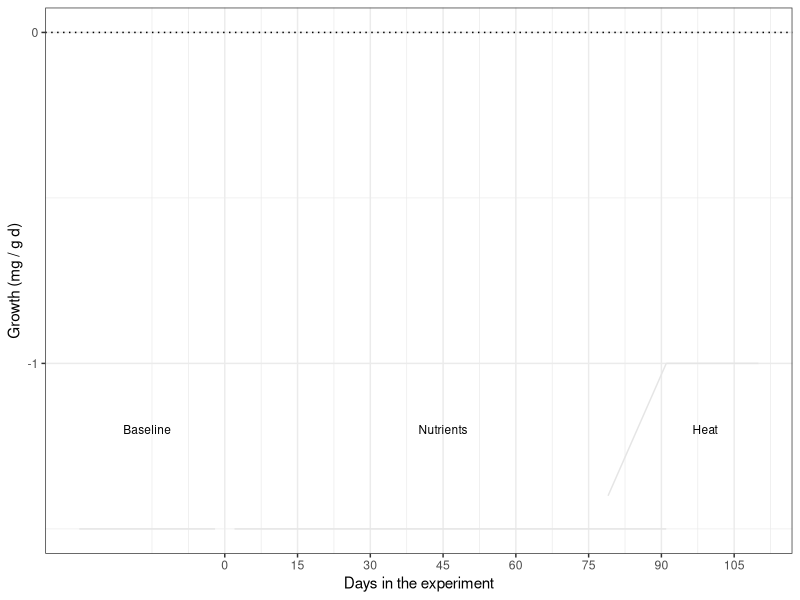

Write the R code that produced this figure. (Note: this script raises an error after producing the figure.)
## ---- chunk 1
knitr::opts_chunk$set(echo = TRUE, warning=FALSE, message=FALSE)
## ---- chunk 2

# Load all libraries and sources required to run the script
    library(tidyverse)
    library(ggthemes)
    library(lmerTest)
    library(emmeans)
    library(multcomp)

# Default ggplot settings

    Fill.colour<-scale_colour_manual(values = c("black", "gray70", "gray35"))

    ggthe_bw<-theme(plot.background=element_blank(),
          panel.grid.major.y = element_blank(),
          panel.grid.major.x = element_blank(),
          panel.grid.minor.x = element_blank(),
          panel.grid.minor.y = element_blank(),
          legend.box.background = element_rect(),
          panel.background =element_rect(fill = NA, color = "black")
          )+
    theme_bw()
## ---- chunk 3
# Import data: 

  ## Growth long
    BW.Tall<-read.csv("GrowthOnly2.csv", header = TRUE)
    BW.Tall<-subset(BW.Tall, Gen!="F")
    
  ## Genotype information
    MOTE<-read.csv("Genotype_Info.csv", header = TRUE)
    BW.Tall<-merge(BW.Tall, MOTE, by="Gen", all.x=TRUE)
    
  ## Data type  
    BW.Tall$Initial.Date<-as.Date(BW.Tall$Initial.Date, "%Y-%m-%d")
    BW.Tall$Final.Date<-as.Date(BW.Tall$Final.Date, "%Y-%m-%d")
    BW.Tall$Days<-(as.numeric(as.Date(BW.Tall$Final.Date))-17485)
    BW.Tall$Day<-(as.factor(BW.Tall$Days))
    BW.Tall$TimePoint[BW.Tall$Day=="-28"]<-"3"
    BW.Tall$TimePoint[BW.Tall$Day=="-7"]<-"4"
    BW.Tall$TimePoint[BW.Tall$Day=="28"]<-"9"
    BW.Tall$TimePoint[BW.Tall$Day=="62"]<-"11"
    BW.Tall$TimePoint[BW.Tall$Day=="75"]<-"13"
    BW.Tall$TimePoint[BW.Tall$Day=="91"]<-"16"
    BW.Tall$TimePoint[BW.Tall$Day=="100"]<-"17"
    BW.Tall$TimePoint[BW.Tall$Day=="113"]<-"22"
    
    BW.Tall$Treatment <- as.character(BW.Tall$Treatment)
    BW.Tall$Treatment[BW.Tall$Treatment == "Control"] <- "Ambient"
    BW.Tall$Treatment[BW.Tall$Treatment == "NP"] <- "N+P"
    BW.Tall$Treatment <- as.factor(BW.Tall$Treatment)
    
    BW.Tall$Colony <- as.factor(BW.Tall$Gen)
    BW.Tall$SampleID <- paste("A.cer", BW.Tall$Fra, BW.Tall$TimePoint, sep = "_")
  
    BW.Initial<-subset(BW.Tall, Initial.Date=="2017-08-30")
    BW.Control<-subset(BW.Tall, Treatment=="Ambient")
    BW.Control<-subset(BW.Control, Days<80)
    BW.nutrients<-subset(BW.Tall, Days>-10)
    BW.nutrients<-subset(BW.nutrients, Days<113)
    
  ## Remove recovery data points
    BW.Tall<-subset(BW.Tall, Initial.Date!="2017-10-18")
    BW.Tall<-subset(BW.Tall, Initial.Date!="2018-02-23") # After heat stress
  
## ---- chunk 4
# Treatment effect over time
    BW_Treat<- ggplot(BW.Tall, aes (Days, dBW.g, shape=factor(Treatment),
                                    colour=factor(Treatment))) + 
      ggthe_bw + Fill.colour+
      stat_summary(fun.data = "mean_cl_boot", geom = "errorbar",
                   position=position_dodge(width=5))+
      stat_summary(fun.y=mean, geom="line", 
                   position=position_dodge(width=5), linetype=2) +
      stat_summary(fun.y=mean, geom="point", size =2,
                   position=position_dodge(width=5))  + 
  
      geom_hline(yintercept = 0, linetype=3)+
      
      scale_x_continuous(name="Days in the experiment", 
                         breaks = seq(0, 115, by=15)) +
      scale_y_continuous(name="Growth (mg / g d)", 
                         breaks = seq(-1, 4, by=1)) +
    
    theme(legend.position=c(0.2, 0.5),
        legend.title = element_blank(), 
        strip.background =element_rect(fill=NA)) +

    annotate("segment", x = -30, xend = -2, y = -1.5, yend = -1.5,
              colour = "gray90")+
    annotate("text", x = -16, y = -1.2, label = "Baseline", size=3)+
  
    annotate("segment", x = 2, xend = 91, y = -1.5, yend = -1.5,
              colour = "gray90")+
    annotate("text", x = 45, y = -1.2, label = "Nutrients", size=3)+
  
    annotate("segment", x = 79, xend = 91, y = -1.4, yend = -1,
              colour = "gray90")+
  
    annotate("segment", x = 91, xend = 110, y = -1, yend = -1,
              colour = "gray90")+
    annotate("text", x = 99, y = -1.2, label = "Heat", size=3)
  BW_Treat
  
# ggsave(file="Figure2_BW.svg", plot=BW_Treat, dpi = 300, units="in", width=3.5, height=3.0)
## ---- chunk 5
BW_Colony<- ggplot(BW.Tall, aes (Days, dBW.g, shape=factor(Treatment),
                                    colour=factor(Treatment))) + ggthe_bw + Fill.colour+
      stat_summary(fun.data = "mean_cl_boot", geom = "errorbar",
                   position=position_dodge(width=5))+
      stat_summary(fun.y=mean, geom="line", 
                   position=position_dodge(width=5), linetype=1) +
      stat_summary(fun.y=mean, geom="point", size =2,alpha=0.8,
                   position=position_dodge(width=5))  + 
      ylab("Growth (mg/ g d)") +
      
      scale_x_continuous(name="Days in the experiment", 
                         breaks = seq(0, 115, by=15)) +
    theme(legend.position="bottom",
        legend.title = element_blank(), 
        strip.background =element_rect(fill=NA))

BW_Colony + facet_grid(MoteGen~.)
BW_Colony + facet_grid(~MoteGen)
BW_Colony + facet_wrap(MoteGen~.)


BW_ColonyT<- ggplot(BW.Tall, aes (Days, dBW.g, colour=MoteGen)) +   
  stat_summary(fun.data = "mean_cl_boot",geom = "errorbar", width = 0.8)+
  stat_summary(fun.y=mean, geom="point", size =2, alpha=0.5) +
  stat_summary(fun.y=mean, geom="line") + ggthe_bw + facet_grid (~Treatment)  
BW_ColonyT
## ---- chunk 6
BW_Init<- ggplot(BW.Initial, aes (MoteGen, dBW.g)) +
  stat_summary(fun.data = "mean_cl_boot",geom = "errorbar", width = 0.2) +
  stat_summary(fun.y=mean, geom="point", size =3, alpha=0.5) + ggthe_bw +
  scale_y_continuous(name="Change in buoyant weight (mg/day*initial weight)",
                     limits = c(1,6),
                     breaks = seq(1, 6, by=1))
BW_Init

BW_Colony_Control<- ggplot(BW.Control, aes (Days, dBW.g, colour=MoteGen)) +
  stat_summary(fun.data = "mean_cl_boot",geom = "errorbar", width = 0.2) +
  stat_summary(fun.y=mean, geom="point", size =3, alpha=0.5) +
  stat_summary(fun.y=mean, geom="line") + ggthe_bw + geom_jitter()
BW_Colony_Control

## ---- chunk 7
BW <- ggplot(BW.nutrients, aes(Days, dBW.g, colour=factor(Treatment))) +
          stat_summary(fun.data = "mean_cl_boot",geom = "errorbar", width = 0.2)+
          stat_summary(fun.y=mean, geom="point", size =3, alpha=0.5) +
          stat_summary(fun.y=mean, geom="line", size =1, alpha=0.5) + 
          ggthe_bw + Fill.colour
  BW + ylab("Growth (mg/ g d) ") + 
    xlab("Days in the experiment") +
    theme(axis.title.y=element_text(size=12), 
          legend.position="bottom",
          legend.title = element_blank()) +
    facet_grid(~MoteGen)


BW2 <- ggplot(BW.nutrients, aes(Final.Date, dBW.g, colour=factor(Treatment))) +
       stat_summary(fun.data = "mean_cl_boot",geom = "errorbar", width = 0.2)+
        stat_summary(fun.y=mean, geom="point", size =3, alpha=0.5) +
        stat_summary(fun.y=mean, geom="line", size =1, alpha=0.5) + 
        ggthe_bw + Fill.colour

  BW2 + ylab("Growth (mg/ g d)") + 
      xlab("Days in nutrient treatment") +
      theme(axis.title.y=element_text(size=12),
            legend.position=c(0.2, 0.2),
            legend.title = element_blank())
## ---- chunk 8
# Complex to simple models 
  
  LM_1 <- lmer(dBW.g ~ Treatment*Day +
                               (1 + Treatment|Colony), REML=TRUE, data= BW.Tall)
  
  LM_2 <- lmer(dBW.g ~ Treatment * Day +
                               (Treatment|Colony), REML=TRUE,  data= BW.Tall)
   
  LM_3 <- lmer(dBW.g ~ Treatment  * Day +
                               (1|Colony), REML=TRUE, data= BW.Tall)
 

# Select model
  AIC(LM_1, LM_2, LM_3) # 1=2, but 3 has higher AIC
  
  anova(LM_1, LM_2, refit=FALSE)
  anova(LM_2, LM_3, refit=FALSE)
  anova(LM_1, LM_3, refit=FALSE)
 
# Final model 
  LM_Treatment_Days<-lmer(dBW.g ~ Treatment * Day +
                             (Treatment|Colony),  data= BW.Tall)
  isSingular(LM_Treatment_Days)
  
  anova(LM_Treatment_Days)
  summary(LM_Treatment_Days)
  
# Pair-wise comparisons
  BW.emmc<-emmeans(LM_Treatment_Days, ~Treatment*Day)
  BW_groups<-cld(BW.emmc)
    #BW_groups<-as.data.frame(BW_groups[complete.cases(BW_groups),])
    BW_groups<-BW_groups[order(BW_groups$Day,BW_groups$Treatment),]
  BW_groups
  
  write.csv(BW_groups, "BW_groups.csv", row.names = F)
